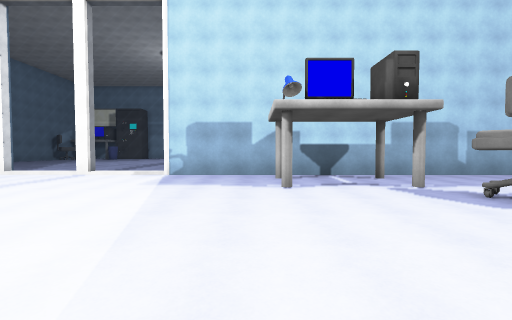
[1] (above)

17 first-person views from a walk through a 3-D level made in the Unity game engine. The camera is 1.5 m above the floor, tilts 2° down and sees 90° across. The floor is counted in squares, 2 m on a side. Each view is taken from the middle of a square. On the plan, view 1 faces up. The plan holds only what a view shows up to about 9 squares ahead; the rest is blank. The place goes on beyond the plan. The player character is not drawn. Some animated figures are not drawn. Surface patterns are stand-ins for the level's own textures.

[2]
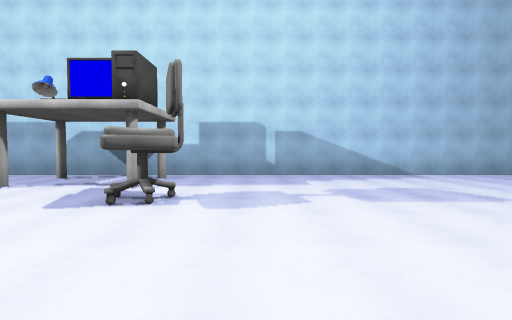

[3]
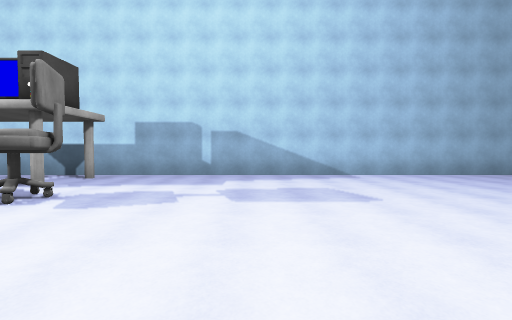

[4]
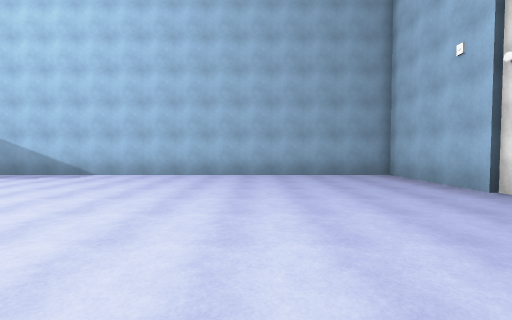

[5]
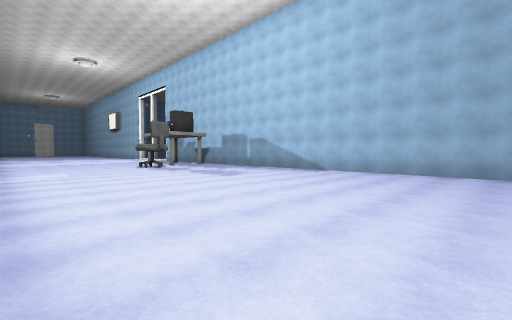

[6]
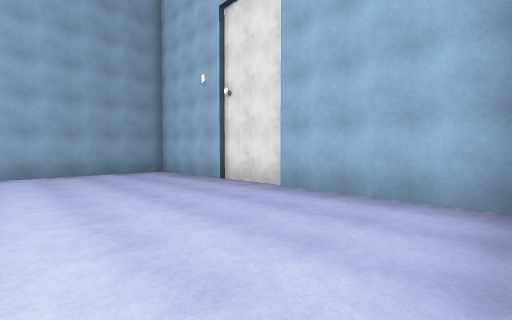

[7]
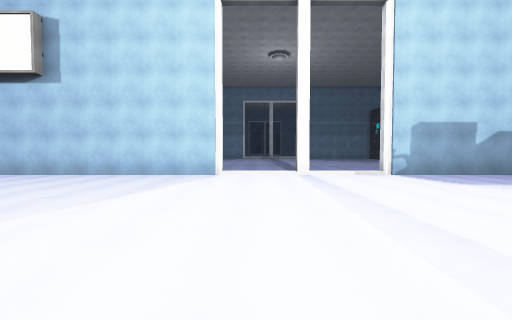

[8]
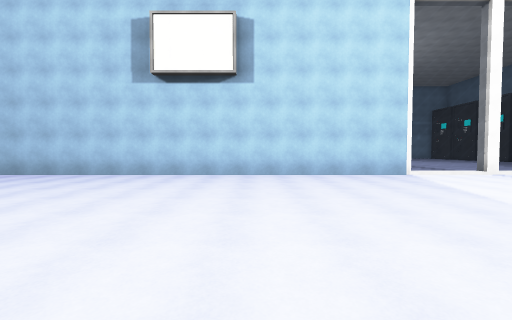

[9]
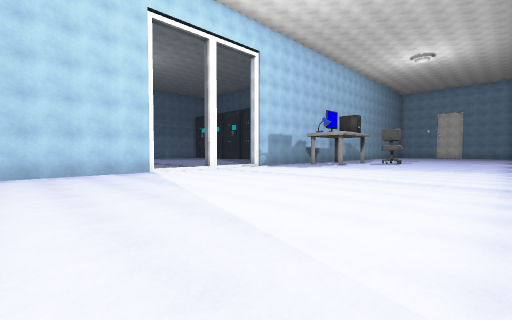

[10]
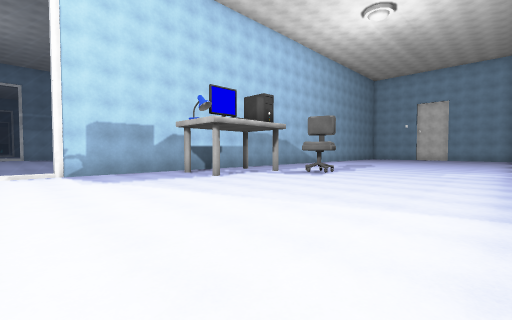

[11]
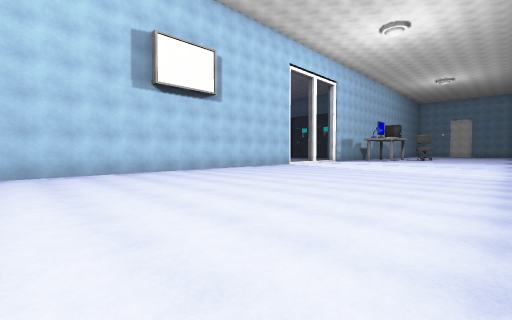

[12]
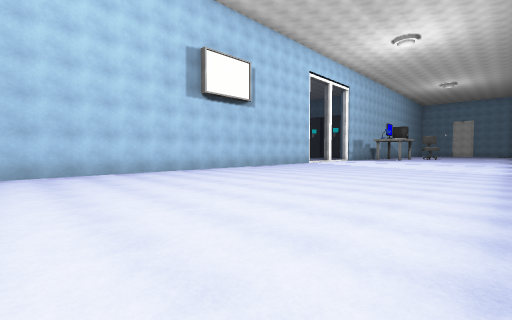

[13]
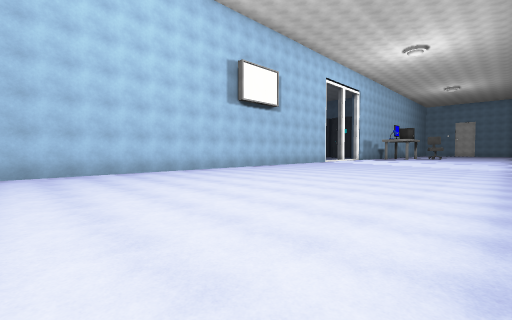

[14]
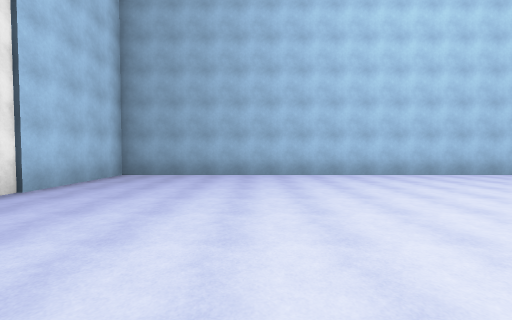

[15]
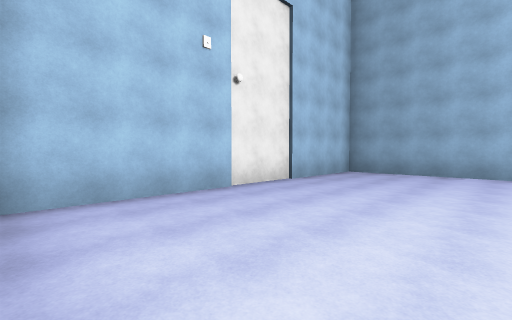

[16]
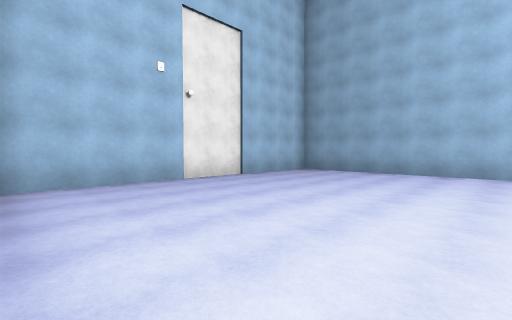

[17]
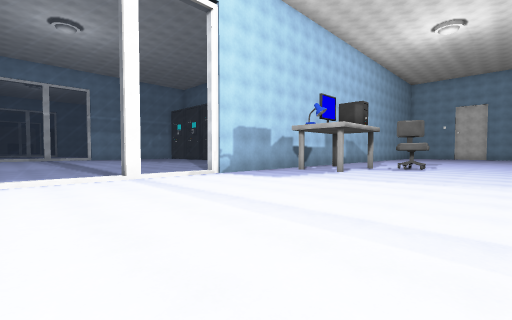

### Floor plan
Key: @ floor where view 1 was taken; # wall or solid block; . floor; = window, fence, low wall or low ledge.
Columns run from 32 left of view 1 to 21 right of it. Each row starts with its distance up from view 1.
 10                         ......
  9                        #==.===#
  8 ########################..=...########################
  7 #................................#.#.................#
  6 #....................................................#
  5 #................................#.#.................#
  4 #...................................#................#
  3 #....................................................#
  2 #....................................................#
  1 #....................................................#
  0 #...............................@....................#
 -1 #....................................................#

Positions as (right, up) in squares from view 1, and headings:
1: (0, 0), facing up
2: (6, 0), facing up
3: (8, 0), facing up
4: (16, 0), facing up
5: (16, -1), facing up-left
6: (16, -1), facing up-right
7: (-7, 0), facing up
8: (-13, 0), facing up
9: (-12, -1), facing up-right
10: (-4, -1), facing up-right
11: (-20, -1), facing up-right
12: (-22, -1), facing up-right
13: (-24, -1), facing up-right
14: (-27, 0), facing up
15: (-27, -1), facing up-left
16: (-25, -1), facing up-left
17: (-8, 1), facing up-right
